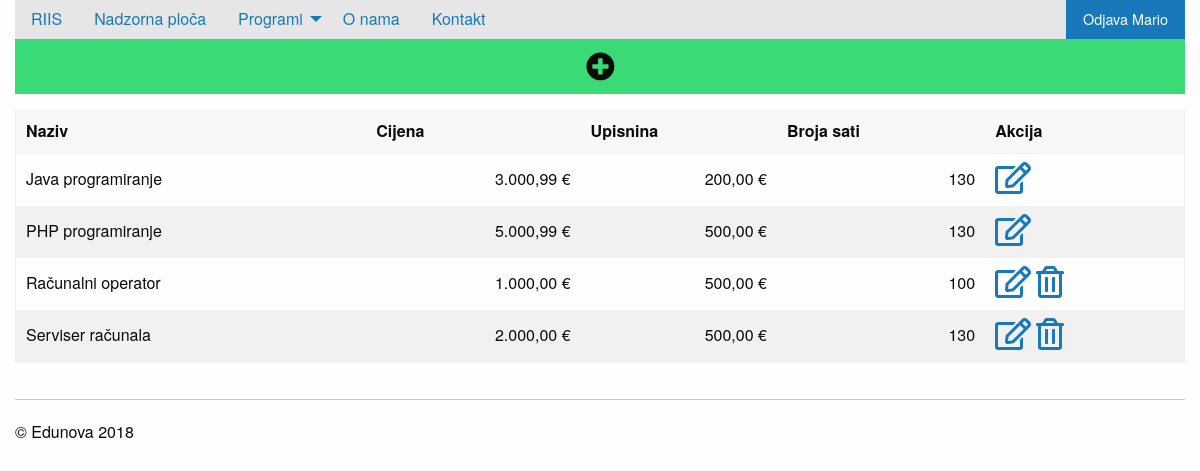
The page /privatno/smjerovi/index.php (signed in) on the database its author committed.
### tables this page shows
create table smjer(
sifra int not null primary key auto_increment,
naziv varchar(50) not null,
cijena decimal(18,2) not null,
upisnina decimal(18,2) not null,
brojsati int not null
);

### konfiguracija.php (called while the page is built, shortened)
<?php
include_once 'funkcije.php';
$putanjaAPP = "/EdunovaAPP/";
$appID="EDUNOVAAPP";

### privatno/smjerovi/index.php (the view, shortened to what this page needs)
<?php include_once '../../konfiguracija.php';
?>
<!doctype html>
<html class="no-js" lang="en" dir="ltr">
  <head>
    <?php include_once '../../include/head.php'; ?>
  </head>
  <body>
    <div class="grid-container">
      	<?php include_once '../../include/izbornik.php'; ?>
      	<div class="grid-x grid-padding-x">
			<div class="large-12 cell">
				<a href="novi.php" class="button success expanded"><i class="fas fa-plus-circle fa-2x"></i></a>
				<table>
					<thead>
						<tr>
							<th>Naziv</th>
							<th>Cijena</th>
							<th>Upisnina</th>
							<th>Broja sati</th>
							<th>Akcija</th>
						</tr>
					</thead>
					<tbody>
					<?php
					$format = new NumberFormatter("hr_HR",NumberFormatter::CURRENCY);
					$izraz = $veza->prepare("select a.sifra, a.naziv,a.cijena,
					a.upisnina,a.brojsati, count(b.sifra) as grupa from smjer a left join grupa b
					on a.sifra=b.smjer
					group by a.sifra, a.naziv,a.cijena, a.upisnina,a.brojsati
					 order by a.naziv;");
					$izraz->execute();
					$rezultati = $izraz->fetchAll(PDO::FETCH_OBJ);
					foreach ($rezultati as $red):
					?>
						<tr>
							<td><?php echo $red->naziv; ?></td>
							<td><?php echo $format->format($red->cijena); ?></td>
							<td><?php echo $format->format($red->upisnina); ?></td>
							<td><?php echo $red->brojsati; ?></td>
							<td>
								<a href="promjena.php?sifra=<?php echo $red->sifra; ?>"><i class="far fa-edit fa-2x"></i></a>
								<?php if($red->grupa==0): ?>
								<a href="brisanje.php?sifra=<?php echo $red->sifra; ?>"><i class="far fa-trash-alt fa-2x"></i></a>
								<?php endif; ?>
							</td>
						</tr>
					<?php endforeach; ?>
					</tbody>
				</table>
			</div>
		</div>
		<?php include_once '../../include/podnozje.php'; ?>
    </div>
  </body>
</html>

### include/head.php (shortened to what this page needs)
<link rel="stylesheet" href="<?php echo $putanjaAPP; ?>css/foundation.css">
<link rel="stylesheet" href="<?php echo $putanjaAPP; ?>css/app.css">

### include/izbornik.php (shortened to what this page needs)
<div class="top-bar" id="example-menu">
  <div class="top-bar-left">
    <ul class="dropdown menu" data-dropdown-menu>
      <?php
      stavkaIzbornika($putanjaAPP."index.php", $naslovAPP); ?>
      <?php if(isset($_SESSION[$appID."autoriziran"])): ?>
		<li>
			<a href="#">Programi</a>
		</li>
      <?php endif;?>
    </ul>
  </div>
  <?php if($_SERVER["PHP_SELF"]!==$putanjaAPP . "login.php"): ?>
  <div class="top-bar-right">
    <ul class="menu">
      <li style="width: 100%;"><?php if(!isset($_SESSION[$appID."autoriziran"])): ?>
	  		<a href="<?php echo $putanjaAPP; ?>login.php" class="button">Prijava</a>
	  	<?php else: ?>
	  		<a href="<?php echo $putanjaAPP; ?>logout.php" class="button">Odjava <?php
	  			echo $_SESSION[$appID."autoriziran"]->ime;
	  			?></a>
	  	<?php endif;?></li>
    </ul>
  </div>
  <?php endif;?>
</div>

### funkcije.php (shortened to what this page needs)
<?php
function stavkaIzbornika($putanja,$opis){
	?>
	<li<?php echo $_SERVER["PHP_SELF"] === $putanja  ? " class=\"active\"" : "";?>>
		<a href="<?php echo $putanja; ?>"><?php echo $opis; ?></a>
	</li>
	<?php
}

### include/podnozje.php
<div class="grid-x grid-padding-x">
	<div class="large-12 cell">
		<hr />
		&copy; Edunova <?php echo date("Y"); ?>
	</div>
</div>

### css/app.css (style rules this page uses)
.top-bar { padding: 0rem; }

### privatno/smjerovi/index.php (style rules this page uses)
table tbody tr td:nth-child(2), table tbody tr td:nth-child(3), table tbody tr td:nth-child(4) { text-align: right; }

### rows shown on the page
smjer: naziv "Java programiranje", cijena "3.000,99 €", upisnina "200,00 €", brojsati "130"
smjer: naziv "PHP programiranje", cijena "5.000,99 €", upisnina "500,00 €", brojsati "130"
smjer: naziv "Računalni operator", cijena "1.000,00 €", upisnina "500,00 €", brojsati "100"
smjer: naziv "Serviser računala", cijena "2.000,00 €", upisnina "500,00 €", brojsati "130"

### other values the page prints
$opis "RIIS Nadzorna ploča O nama Kontakt"
$_SESSION[$appID."autoriziran"]->ime "Mario"
